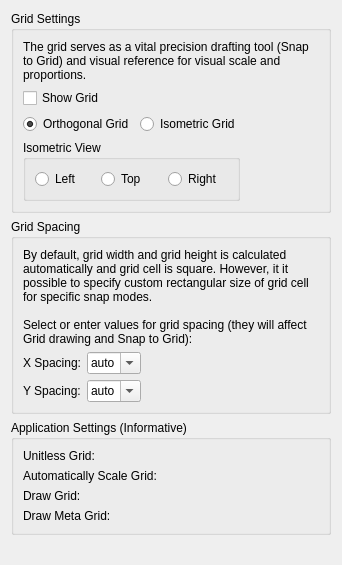
<?xml version="1.0" encoding="UTF-8"?>
<ui version="4.0">
 <class>LC_SettingsPageDrawingGrid</class>
 <widget class="QWidget" name="LC_SettingsPageDrawingGrid">
  <property name="geometry">
   <rect>
    <x>0</x>
    <y>0</y>
    <width>342</width>
    <height>565</height>
   </rect>
  </property>
  <layout class="QVBoxLayout" name="mainLayout">
   <item>
    <widget class="QGroupBox" name="bgGrid">
     <property name="title">
      <string>Grid Settings</string>
     </property>
     <layout class="QGridLayout" name="gridLayout">
      <item row="2" column="1">
       <widget class="QRadioButton" name="rbIsometricGrid">
        <property name="toolTip">
         <string>Grid mode

Use isometric grid</string>
        </property>
        <property name="text">
         <string>Isometric Grid</string>
        </property>
       </widget>
      </item>
      <item row="2" column="0">
       <widget class="QRadioButton" name="rbOrthogonalGrid">
        <property name="toolTip">
         <string>Grid mode

Use orthogonal grid</string>
        </property>
        <property name="text">
         <string>Orthogonal Grid</string>
        </property>
        <property name="checked">
         <bool>true</bool>
        </property>
       </widget>
      </item>
      <item row="1" column="0">
       <widget class="QCheckBox" name="cbGridOn">
        <property name="toolTip">
         <string>Grid Visibility

If checked, grid will be shown for this particular drawing.
Otherwise, it will be hidded.</string>
        </property>
        <property name="text">
         <string>Show Grid</string>
        </property>
       </widget>
      </item>
      <item row="2" column="2">
       <spacer name="horizontalSpacer">
        <property name="orientation">
         <enum>Qt::Orientation::Horizontal</enum>
        </property>
        <property name="sizeHint" stdset="0">
         <size>
          <width>0</width>
          <height>0</height>
         </size>
        </property>
       </spacer>
      </item>
      <item row="0" column="0" colspan="3">
       <widget class="QLabel" name="label_2">
        <property name="text">
         <string>The grid serves as a vital precision drafting tool (Snap to Grid) and visual reference for visual scale and proportions.</string>
        </property>
        <property name="wordWrap">
         <bool>true</bool>
        </property>
       </widget>
      </item>
      <item row="4" column="0" colspan="2">
       <widget class="QGroupBox" name="gbIsoType">
        <property name="title">
         <string>Isometric View</string>
        </property>
        <property name="flat">
         <bool>false</bool>
        </property>
        <layout class="QHBoxLayout" name="hboxIso">
         <item>
          <widget class="QRadioButton" name="rbIsoLeft">
           <property name="toolTip">
            <string>Isometric

Left isometric grid</string>
           </property>
           <property name="text">
            <string>Left</string>
           </property>
          </widget>
         </item>
         <item>
          <widget class="QRadioButton" name="rbIsoTop">
           <property name="toolTip">
            <string>Isometric

Top isometric grid</string>
           </property>
           <property name="text">
            <string>Top</string>
           </property>
          </widget>
         </item>
         <item>
          <widget class="QRadioButton" name="rbIsoRight">
           <property name="toolTip">
            <string>Isometric

Right isometric grid</string>
           </property>
           <property name="text">
            <string>Right</string>
           </property>
          </widget>
         </item>
        </layout>
       </widget>
      </item>
     </layout>
    </widget>
   </item>
   <item>
    <widget class="QGroupBox" name="gbSpacing">
     <property name="title">
      <string>Grid Spacing</string>
     </property>
     <layout class="QGridLayout" name="gridSpacingLayout">
      <item row="0" column="0" colspan="3">
       <widget class="QLabel" name="label">
        <property name="text">
         <string>By default, grid width and grid height is calculated automatically and grid cell is square. However, it it possible to specify custom rectangular size of grid cell for specific snap modes.&lt;br&gt;&lt;br&gt;Select or enter values for grid spacing (they will affect Grid drawing and Snap to Grid):</string>
        </property>
        <property name="wordWrap">
         <bool>true</bool>
        </property>
       </widget>
      </item>
      <item row="1" column="0">
       <widget class="QLabel" name="lXSpacing">
        <property name="text">
         <string>X Spacing:</string>
        </property>
        <property name="buddy">
         <cstring>cbXSpacing</cstring>
        </property>
       </widget>
      </item>
      <item row="1" column="1">
       <widget class="LC_ContentAdjustableComboBox" name="cbXSpacing">
        <property name="toolTip">
         <string>Grid Spacing

Select or enter grid spacing value by X axis</string>
        </property>
        <property name="editable">
         <bool>true</bool>
        </property>
        <property name="sizeAdjustPolicy">
         <enum>QComboBox::SizeAdjustPolicy::AdjustToContents</enum>
        </property>
        <item>
         <property name="text">
          <string>auto</string>
         </property>
        </item>
        <item>
         <property name="text">
          <string>0.01</string>
         </property>
        </item>
        <item>
         <property name="text">
          <string>0.1</string>
         </property>
        </item>
        <item>
         <property name="text">
          <string>1.0</string>
         </property>
        </item>
        <item>
         <property name="text">
          <string>10.0</string>
         </property>
        </item>
       </widget>
      </item>
      <item row="2" column="0">
       <widget class="QLabel" name="lYSpacing">
        <property name="text">
         <string>Y Spacing:</string>
        </property>
        <property name="buddy">
         <cstring>cbYSpacing</cstring>
        </property>
       </widget>
      </item>
      <item row="2" column="1">
       <widget class="LC_ContentAdjustableComboBox" name="cbYSpacing">
        <property name="toolTip">
         <string>Grid Spacing

Select or input grid spacing value by Y axis</string>
        </property>
        <property name="editable">
         <bool>true</bool>
        </property>
        <property name="sizeAdjustPolicy">
         <enum>QComboBox::SizeAdjustPolicy::AdjustToContents</enum>
        </property>
        <item>
         <property name="text">
          <string>auto</string>
         </property>
        </item>
        <item>
         <property name="text">
          <string>0.01</string>
         </property>
        </item>
        <item>
         <property name="text">
          <string>0.1</string>
         </property>
        </item>
        <item>
         <property name="text">
          <string>1.0</string>
         </property>
        </item>
        <item>
         <property name="text">
          <string>10.0</string>
         </property>
        </item>
       </widget>
      </item>
      <item row="1" column="2">
       <spacer>
        <property name="orientation">
         <enum>Qt::Orientation::Horizontal</enum>
        </property>
        <property name="sizeHint" stdset="0">
         <size>
          <width>0</width>
          <height>0</height>
         </size>
        </property>
       </spacer>
      </item>
     </layout>
    </widget>
   </item>
   <item>
    <widget class="QGroupBox" name="gbAppState">
     <property name="title">
      <string>Application Settings (Informative)</string>
     </property>
     <layout class="QFormLayout" name="formAppState">
      <item row="0" column="0">
       <widget class="QLabel" name="label">
        <property name="text">
         <string>Unitless Grid:</string>
        </property>
       </widget>
      </item>
      <item row="0" column="1">
       <widget class="QLabel" name="lGridStateUnitless"/>
      </item>
      <item row="1" column="0">
       <widget class="QLabel" name="label">
        <property name="text">
         <string>Automatically Scale Grid:</string>
        </property>
       </widget>
      </item>
      <item row="1" column="1">
       <widget class="QLabel" name="lGridStateScaling"/>
      </item>
      <item row="2" column="0">
       <widget class="QLabel" name="label">
        <property name="text">
         <string>Draw Grid:</string>
        </property>
       </widget>
      </item>
      <item row="2" column="1">
       <widget class="QLabel" name="lGridStateDrawGrid"/>
      </item>
      <item row="3" column="0">
       <widget class="QLabel" name="label">
        <property name="text">
         <string>Draw Meta Grid:</string>
        </property>
       </widget>
      </item>
      <item row="3" column="1">
       <widget class="QLabel" name="lGridStateDrawMetaGrid"/>
      </item>
     </layout>
    </widget>
   </item>
   <item>
    <spacer>
     <property name="orientation">
      <enum>Qt::Orientation::Vertical</enum>
     </property>
     <property name="sizeHint" stdset="0">
      <size>
       <width>0</width>
       <height>0</height>
      </size>
     </property>
    </spacer>
   </item>
  </layout>
 </widget>
 <customwidgets>
  <customwidget>
   <class>LC_ContentAdjustableComboBox</class>
   <extends>QComboBox</extends>
   <header location="global">lc_content_adjustable_combo_box.h</header>
  </customwidget>
 </customwidgets>
 <resources/>
 <connections/>
</ui>
